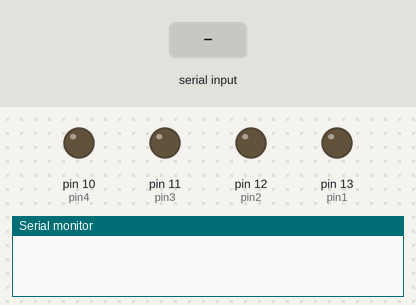
Simulated run of this sketch. Board: Arduino Uno, built with avr-gcc and run on an emulated ATmega328P. Parts: output pins drawn as LEDs (lit = HIGH), the last lines printed to the serial monitor. The inputs (shaded band) are chosen by the test bench.

Above: at 1.2 s.
1.3 s: "a" received over Serial
At 1.8 s:
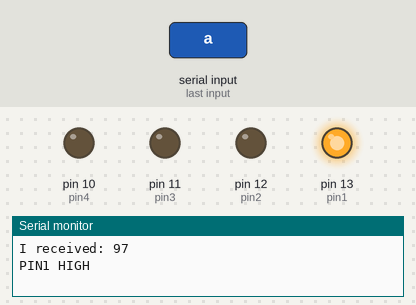
2.8 s: byte 103 (103) received over Serial
At 4.0 s:
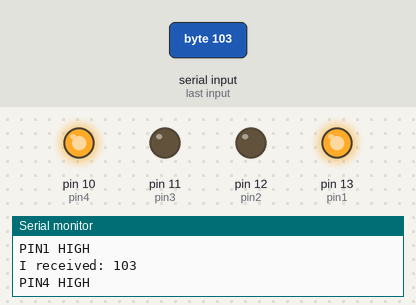
4.3 s: "b" received over Serial
At 5.3 s:
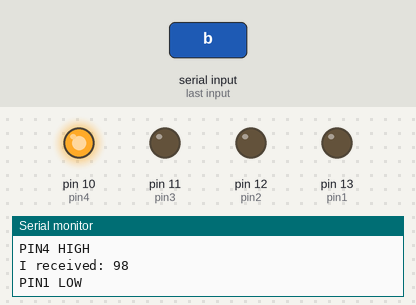
5.8 s: "c" received over Serial
At 6.4 s:
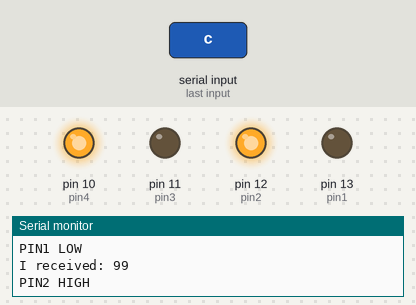
7.3 s: byte 104 (104) received over Serial
At 7.6 s:
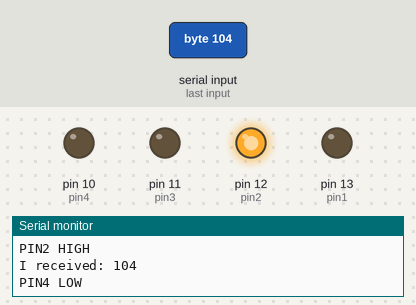
8.8 s: "e" received over Serial
At 9.9 s:
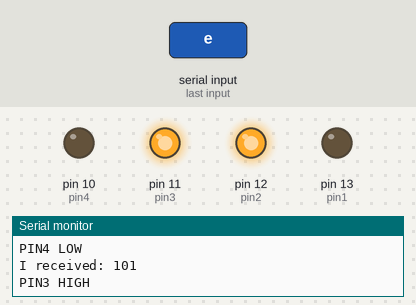
Timing chart, 0 to 11.3 s (numbered marks = the images above; inputs shaded):
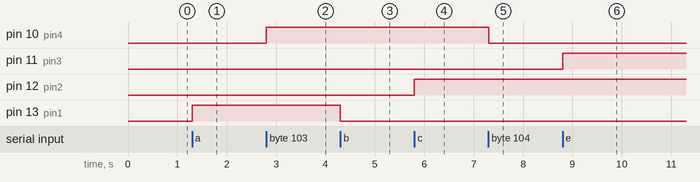

The sketch:

blimpcontrol.ino
```cpp
int pin1 = 13;
int pin2 = 12;
int pin3 = 11;
int pin4 = 10;
void setup() {
  pinMode(pin1, OUTPUT);
  pinMode(pin2, OUTPUT);
  pinMode(pin3, OUTPUT);
  pinMode(pin4, OUTPUT);
  Serial.begin(9600);
}

void loop() {
  if (Serial.available() > 0) {
   // read theincoming byte:
   int in = Serial.read();
   // say what you got:
    Serial.print("I received: ");
    Serial.println(in);
    if (in == 97){
      digitalWrite(pin1, HIGH);
      Serial.println("PIN1 HIGH");
    } else if (in == 98){
      digitalWrite(pin1, LOW);
            Serial.println("PIN1 LOW");
    } else if (in == 99){
      digitalWrite(pin2, HIGH);
            Serial.println("PIN2 HIGH");
    } else if (in == 100){
      digitalWrite(pin2, LOW);
            Serial.println("PIN2 LOW");
    } else if (in == 101){
      digitalWrite(pin3, HIGH);
            Serial.println("PIN3 HIGH");
    } else if (in == 102){
      digitalWrite(pin3, LOW);
            Serial.println("PIN3 LOW");
    } else if (in == 103){
      digitalWrite(pin4, HIGH);
            Serial.println("PIN4 HIGH");
    } else if (in == 104){
      digitalWrite(pin4, LOW);
            Serial.println("PIN4 LOW");
    }
  }
   /* digitalWrite(pin1, HIGH);
    digitalWrite(pin2, LOW);
    delay(1000);
    digitalWrite(pin1, LOW);
    digitalWrite(pin2, HIGH);
    delay(1000);*/


}
```

Measured:
- after the input at 1.3 s, pin 13 (pin1): LOW → HIGH at once
- after the input at 2.8 s, pin 10 (pin4): LOW → HIGH at once
- after the input at 4.3 s, pin 13 (pin1): HIGH → LOW at once
- after the input at 5.8 s, pin 12 (pin2): LOW → HIGH at once
- after the input at 7.3 s, pin 10 (pin4): HIGH → LOW at once
- after the input at 8.8 s, pin 11 (pin3): LOW → HIGH at once
